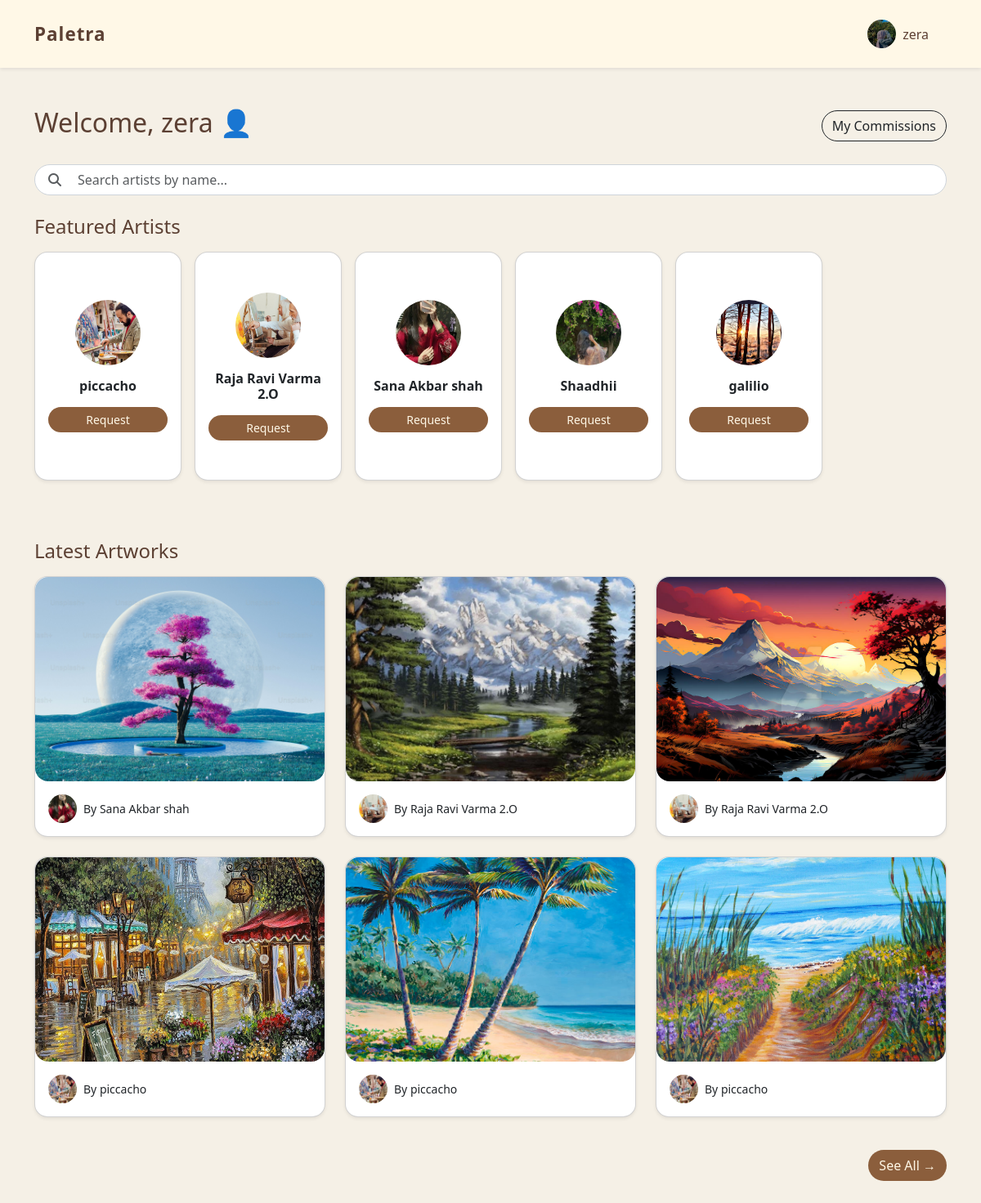
Screenshot of /client_dashboard/ (signed in) with the database file from the repository.
### core_app/models.py (models this page shows, shortened)
class User(AbstractUser):
    ROLE_CHOICES = [
        ('artist', 'Artist'),
        ('client', 'Client'),
    ]
    email = models.EmailField(unique=True)
    role = models.CharField(max_length=10, choices=ROLE_CHOICES)
    name = models.CharField(max_length=150, blank=True, null=True)
    bio = models.TextField(blank=True, null=True)
    profile_image = models.ImageField(upload_to='profiles/', blank=True, null=True)
    is_profile_complete = models.BooleanField(default=False)

class Artwork(models.Model):
    artist = models.ForeignKey(
        settings.AUTH_USER_MODEL,
        on_delete=models.CASCADE,
        related_name='artworks'
    )
    image = models.ImageField(upload_to='artworks/')
    created_at = models.DateTimeField(auto_now_add=True)

### core_app/views.py (the view)
# urls.py: path('client_dashboard/', views.client_dashboard, name='client_dashboard'),
@login_required
def client_dashboard(request):
    if request.user.role != 'client':
        return redirect('login')
    if not request.user.is_profile_complete:
        return redirect('complete_profile')
    search_query = request.GET.get('search', '')
    if search_query:
        featured_artists = User.objects.filter(
            role='artist',
            name__icontains=search_query
        )
    else:
        featured_artists = User.objects.filter(role='artist')
    artworks = Artwork.objects.all().order_by('-created_at')[:6]
    return render(
        request,
        'dashboards/client_dashboard.html',
        {
            'artworks': artworks,
            'featured_artists': featured_artists
        }
    )

### core_app/templates/dashboards/client_dashboard.html (shortened to what this page needs)
{% extends "masterss.html" %}
{% block content %}
<div class="container py-5">
    <div class="d-flex justify-content-between align-items-center mb-4">
        <h2 class="text-primary-color">
            Welcome, {{ request.user.name }} 👤
        </h2>
        <a href="{% url 'client_commissions' %}"
           class="btn btn-outline-dark rounded-pill">
            My Commissions
        </a>
    </div>
    <div class="mb-4">
        <div class="d-flex align-items-center px-3"
             style="border:1px solid #ced4da;border-radius:30px;background:#fff;">
            <i class="fas fa-search text-muted me-2"></i>
            <input type="text"
                   id="artistSearch"
                   class="form-control border-0 shadow-none"
                   placeholder="Search artists by name...">
        </div>
    </div>
    <h4 class="text-primary-color mb-3">Featured Artists</h4>
    <div class="d-flex flex-wrap mb-5" id="artistContainer">
        {% for artist in featured_artists %}
        <div class="artist-card mb-4 me-3" style="width:180px;">
            <div class="card shadow-sm rounded-4 p-3 text-center"
                 style="height:280px;display:flex;flex-direction:column;justify-content:center;">
                <div class="mb-3">
                    {% if artist.profile_image %}
                        <a href="{% url 'artist_profile' artist.id %}">
                            <img src="{{ artist.profile_image.url }}"
                                 class="rounded-circle"
                                 style="width:80px;height:80px;object-fit:cover;">
                        </a>
                    {% else %}
                        <a href="{% url 'artist_profile' artist.id %}">
                            <i class="fas fa-user fa-3x text-primary-color"></i>
                        </a>
                    {% endif %}
                </div>
                <h6 class="fw-semibold artist-name mb-2">
                    <a href="{% url 'artist_profile' artist.id %}"
                       class="text-decoration-none text-dark">
                        {{ artist.name }}
                    </a>
                </h6>
                <a href="{% url 'request_commission' artist.id %}"
                   class="btn btn-sm bg-primary-color text-cream rounded-pill mt-2">
                    Request
                </a>
            </div>
        </div>
        {% endfor %}
    </div>
    <h4 class="text-primary-color mb-3">Latest Artworks</h4>
    <div class="row">
        {% for artwork in artworks %}
        <div class="col-md-4 mb-4">
            <div class="card shadow-sm h-100 rounded-4">
                <img src="{{ artwork.image.url }}"
                     class="card-img-top rounded-4"
                     style="height:250px;object-fit:cover;">
                <div class="card-body d-flex align-items-center">
                    {% if artwork.artist.profile_image %}
                        <a href="{% url 'artist_profile' artwork.artist.id %}">
                            <img src="{{ artwork.artist.profile_image.url }}"
                                 class="rounded-circle me-2"
                                 style="width:35px; height:35px; object-fit:cover;">
                        </a>
                    {% else %}
                        <a href="{% url 'artist_profile' artwork.artist.id %}">
                            <i class="fas fa-user-circle fa-lg text-primary-color me-2"></i>
                        </a>
                    {% endif %}
                    <div>
                        <a href="{% url 'artist_profile' artwork.artist.id %}"
                           class="text-decoration-none text-dark small">
                            By {{ artwork.artist.name }}
                        </a>
                    </div>
                </div>
            </div>
        </div>
        {% empty %}
        <p>No artworks available yet.</p>
        {% endfor %}
    </div>
    <div class="text-end mt-3">
        <a href="{% url 'all_artworks' %}"
           class="btn bg-primary-color text-cream rounded-pill">
            See All →
        </a>
    </div>
</div>
{% endblock %}

### core_app/templates/masterss.html (shortened to what this page needs)
<!DOCTYPE html>
<html lang="en">
<head>
    {% load static %}
    <link href="https://cdn.jsdelivr.net/npm/bootstrap@5.3.2/dist/css/bootstrap.min.css" rel="stylesheet">
    <link rel="stylesheet" href="https://cdnjs.cloudflare.com/ajax/libs/font-awesome/6.5.0/css/all.min.css"/>
</head>
<body class="{% block body_class %}{% endblock %}">
    <nav class="navbar navbar-expand-lg shadow-sm py-3">
        <div class="container">
            <a class="navbar-brand d-flex align-items-center" href="{% url 'home' %}">
                <span class="fw-semibold text-primary-color">Paletra</span>
            </a>
            <div class="collapse navbar-collapse justify-content-end" id="navbarNav">
                <ul class="navbar-nav align-items-lg-center">
                    {% if request.path == '/' %}
                        <li class="nav-item"><a class="nav-link" href="#about">About</a></li>
                        <li class="nav-item"><a class="nav-link" href="#how">How It Works</a></li>
                        {% if not request.user.is_authenticated %}
                            <li class="nav-item"><a class="nav-link" href="{% url 'login' %}">Login</a></li>
                        {% endif %}
                    {% else %}
                        {% if request.user.is_authenticated %}
                        <li class="nav-item dropdown ms-3">
                            <a class="nav-link dropdown-toggle d-flex align-items-center" href="#" role="button"
                               data-bs-toggle="dropdown" aria-expanded="false">
                                {% if request.user.profile_image %}
                                    <img src="{{ request.user.profile_image.url }}" alt="{{ request.user.name }}"
                                         class="rounded-circle" style="width:35px; height:35px; object-fit:cover; margin-right:8px;">
                                {% else %}
                                    <img src="{% static 'default-profile.png' %}" alt="Profile"
                                         class="rounded-circle" style="width:35px; height:35px; object-fit:cover; margin-right:8px;">
                                {% endif %}
                                {{ request.user.name }}
                            </a>
                        </li>
                        {% else %}
                        <li class="nav-item ms-2">
                            <a class="btn bg-primary-color rounded-pill px-4" href="{% url 'login' %}">Login</a>
                        </li>
                        {% endif %}
                    {% endif %}
                </ul>
            </div>
        </div>
    </nav>
    <main>
        {% block content %}{% endblock %}
    </main>
</body>
</html>

### core_app/templates/masterss.html (style rules this page uses)
:root { --brown-dark: #5C4033; --brown-main: #8B5E3C; --brown-light: #E6D7C3; --gold-soft: #CFAF5D; --cream: #FFF8E7; }
body { background-color: #F5F0E6; font-family: "Segoe UI", sans-serif; margin: 0; }
main { min-height: 80vh; }
.text-primary-color { color: var(--brown-dark); }
.navbar { background-color: rgba(255,248,231,0.95); backdrop-filter: blur(6px); position: relative; z-index: 1000; }
.navbar-brand span { font-size: 1.4rem; letter-spacing: 1px; }
.nav-link { color: var(--brown-dark) !important; margin-right: 14px; position: relative; transition: color 0.3s ease; }
.nav-link::after { content: ""; position: absolute; width: 0%; height: 2px; left: 0; bottom: -4px; background-color: var(--gold-soft); transition: width 0.3s ease; }
.btn.bg-primary-color { background-color: var(--brown-main); color: var(--cream); transition: all 0.3s ease; }
.dropdown-toggle::after { display: none !important; }

### rows the page displays
User: user.profile_image (picture), user.name "zera"
User: profile_image (picture), name "piccacho"
User: profile_image (picture), name "Raja Ravi Varma 2.O"
User: profile_image (picture), name "Sana Akbar shah"
User: profile_image (picture), name "Shaadhii"
User: profile_image (picture), name "galilio"
Artwork: image (picture), artist.profile_image (picture), artist.name "Sana Akbar shah"
Artwork: image (picture), artist.profile_image (picture), artist.name "Raja Ravi Varma 2.O"
Artwork: image (picture), artist.profile_image (picture), artist.name "Raja Ravi Varma 2.O"
Artwork: image (picture), artist.profile_image (picture), artist.name "piccacho"
Artwork: image (picture), artist.profile_image (picture), artist.name "piccacho"
Artwork: image (picture), artist.profile_image (picture), artist.name "piccacho"
